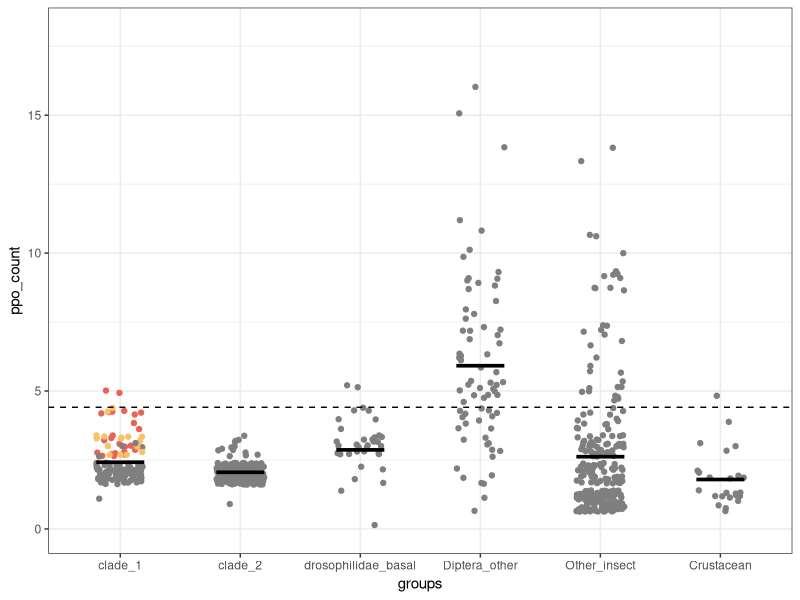

Generate this figure with R:
## Pancrustacea PPO Copy Number Analyses ##
## Last modified by RLT 260913 ##

## Load packages

library(dplyr)
library(ggplot2)
library(multcompView)

## Load data

all_ppo <- read.csv('PancrustaceaPPO.csv')
states <- read.csv('alltips_new.csv')

## Add PPO3/4 character state data 

ppo34 <- states %>% filter(PPO3 > 0 | PPO4 > 0)
ppo34 <- ppo34[,c("species", "PPO3", "PPO4")]
ppo34 <- ppo34 %>% 
  mutate(PPO = case_when(
    PPO3 > 0 ~ "PPO3",
    PPO4 > 0 ~ "PPO4"
  ))
ppo34 <- ppo34[,c("species","PPO")]

all_ppo <- left_join(all_ppo, ppo34, by = "species")

ppocolor <- c("PPO3" = "#E76355", "PPO4" = "#FCC166", na.value = "#DCDCDC")

## Calculate means 

# means by 
mean_ppo <- all_ppo %>% group_by(alt_taxon) %>% 
  summarize(mean = mean(ppo_count), sd = sd(ppo_count), N = table(alt_taxon))

# Set larger taxonomic groups
all_ppo$groups <- NA
all_ppo <- all_ppo %>%
  mutate(groups = case_when(
    alt_taxon %in% c("Diptera_other", "Chironomidae") ~ "Diptera_other",
    alt_taxon == "clade_1" ~ "clade_1",
    alt_taxon == "clade_2" ~ "clade_2", 
    alt_taxon == "drosophilidae_basal" ~ "drosophilidae_basal", 
    alt_taxon == "Crustacean" ~ "Crustacean",
    TRUE ~ "Other_insect"
  ))

all_ppo <- all_ppo %>%
  mutate(orders = case_when(
    alt_taxon %in% c("Diptera_other", "clade_1", "clade_2", "drosophilidae_basal") ~ "Diptera",
    TRUE ~ all_ppo$alt_taxon
  ))

# Calculate mean by taxonomic group
mean_ppo4 <- all_ppo %>% group_by(groups) %>% 
  summarize(mean = mean(ppo_count), sd = sd(ppo_count), N = table(groups))

# Relevel groups variable for plotting
all_ppo$groups <- factor(all_ppo$groups,
                         levels = c("clade_1", "clade_2", "drosophilidae_basal", "Diptera_other", "Other_insect", "Crustacean"))

# Plot PPOs by groups
ppo_plot <- ggplot(all_ppo, aes(x = groups, y = ppo_count), na.omit = TRUE) + geom_jitter(aes(color = PPO), width = 0.2) +
  stat_summary(fun = "mean", geom = "crossbar", width = 0.4) +
  geom_hline(yintercept = 4.41, linetype = "dashed") + 
  ylim(0, 18) +
  scale_color_manual(values = ppocolor) + 
  theme_bw() +
  theme(legend.position = 'none') 

ggsave('ppo_insects.pdf', ppo_plot, width = 6, height = 4, dpi = 300)

## Statistical testing
# Run ANOVA
test <- aov(ppo_count ~ groups, data = all_ppo)

# Tukey Test
tukey_output <- TukeyHSD(test)

# Set significance groups
significance_groups <- multcompLetters4(test, tukey_output)
